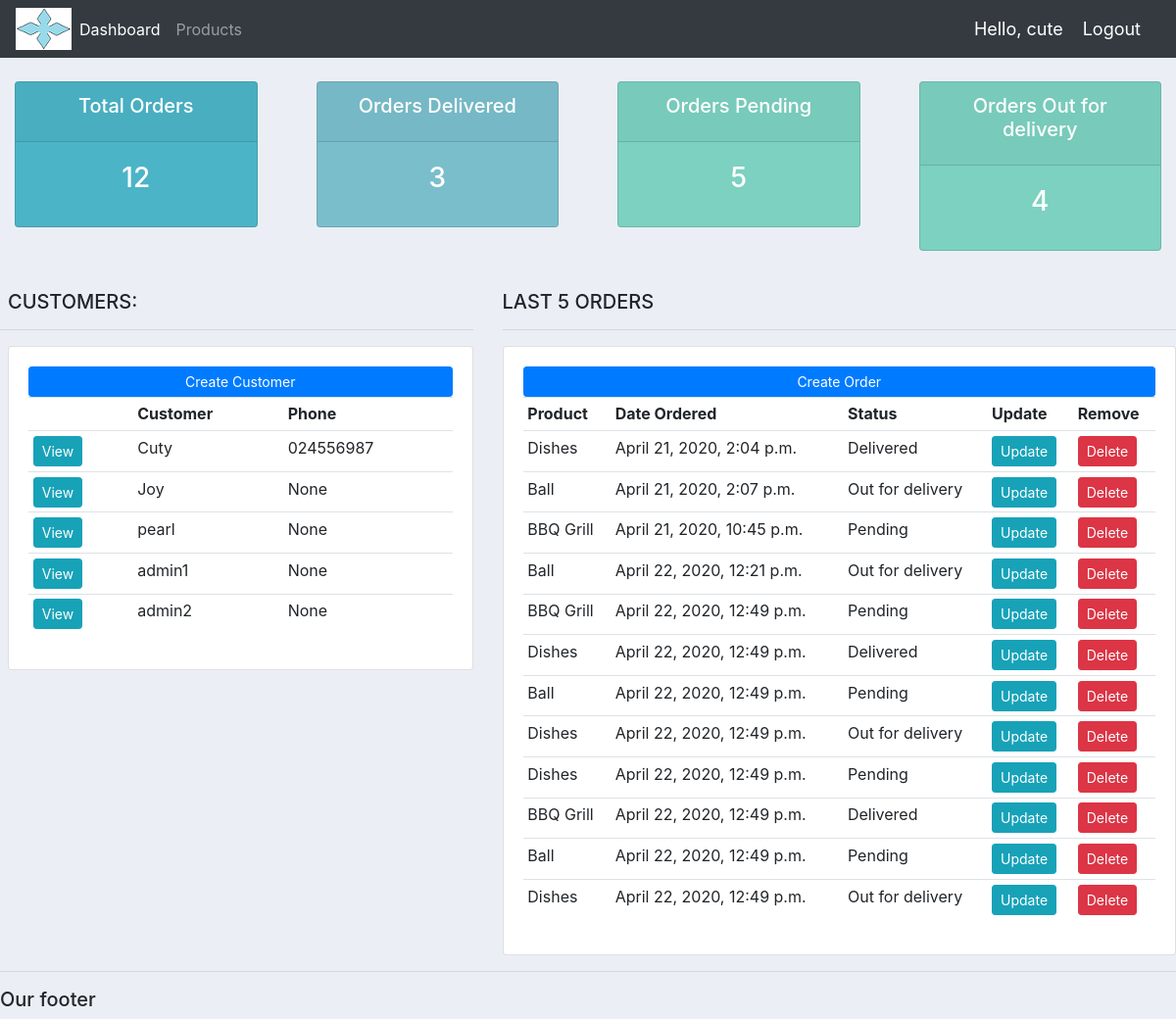
Screenshot of / (signed in) with the database file from the repository.
### accounts/models.py (models this page shows, shortened)
class Customer(models.Model):
    user = models.OneToOneField(User, blank=True, null=True, on_delete=models.CASCADE)
    name = models.CharField(max_length=200, blank=True, null=True)
    phone = models.CharField(max_length=200, blank=True, null=True)
    email = models.CharField(max_length=200, blank=True, null=True)
    profile_pic = models.ImageField(default="profile1.png", blank=True, null=True)
    date_created = models.DateTimeField(auto_now_add=True, blank=True, null=True)

class Order(models.Model):
    STATUS = (
        ('Pending', 'Pending'),
        ('Out for delivery', 'Out for delivery'),
        ('Delivered', 'Delivered')
    )
    customer = models.ForeignKey(Customer, blank=True, null=True, on_delete= models.SET_NULL)
    product = models.ForeignKey(Product, blank=True, null=True, on_delete= models.SET_NULL)
    date_created = models.DateTimeField(auto_now_add=True, blank=True, null=True)
    status = models.CharField(max_length=200, blank=True, null=True, choices=STATUS)
    note = models.CharField(max_length=1000, blank=True, null=True)

class Product(models.Model):
    CATEGORY = (
        ('Indoor', 'Indoor'),
        ('Out Door', 'Out Door')
    )
    name = models.CharField(max_length=200, blank=True, null=True)
    price = models.FloatField(blank=True, null=True)
    category = models.CharField(max_length=200, blank=True, null=True, choices=CATEGORY)
    description = models.CharField(max_length=200, blank=True, null=True)
    date_created = models.DateTimeField(auto_now_add=True, blank=True, null=True)
    tags = models.ManyToManyField(Tag)

### accounts/decorators.py (the view)
    def wrapper_func(request, *args, **kwargs):
        group = None
        if request.user.groups.exists():
            group = request.user.groups.all()[0].name
        if group == 'customer':
            return redirect('user-page')
        if group == 'admin':
            return view_func(request, *args, **kwargs)

### accounts/views.py (called while the page is built)
@login_required(login_url='login')
@admin_only
def home(request):
    customers = Customer.objects.all()
    orders = Order.objects.all()
    total_customers = customers.count()
    total_orders = orders.count()
    delivered = orders.filter(status='Delivered').count()
    pending = orders.filter(status='Pending').count()
    out = orders.filter(status='Out for delivery').count()
    context = {
        'customers': customers,
        'orders': orders,
        'total_customers': total_customers,
        'total_orders': total_orders,
        'delivered': delivered,
        'pending': pending,
        'out': out
    }
    return render(request, "accounts/dashboard.html", context)

### templates/accounts/dashboard.html (shortened to what this page needs)
{% extends "accounts/base.html" %}
{% block content %}
{% include "accounts/status.html" %}
<br>
<div class="row">
    <div class="col-md-5">
        <h5 class="ml-2">CUSTOMERS:</h5>
        <hr>
        <div class="card card-body ml-2">
            <a class="btn btn-primary btn-sm btn-block" href="">Create Customer
            </a>
            <table class="table table-sm">
                <tr>
                    <th></th>
                    <th>Customer</th>
                    <th>Phone</th>
                </tr>
                {% for item in customers %}
                <tr>
                    <th><a class="btn btn-sm btn-info" href="{% url 'customer' item.id %}">View</a></th>
                    <td>{{item.name}}</td>
                    <td>{{item.phone}}</td>
                </tr>
                {% endfor %}
            </table>
        </div>
    </div>
    <div class="col-md-7">
        <h5>LAST 5 ORDERS</h5>
        <hr>
        <div class="card card-body">
            <a class="btn btn-primary btn-sm btn-block" href="{% url 'create_order' %}">Create Order
            </a>
            <table class="table table-sm">
                <tr>
                    <th>Product</th>
                    <th>Date Ordered</th>
                    <th>Status</th>
                    <th>Update</th>
                    <th>Remove</th>
                </tr>
                {% for item in orders %}
                <tr>
                    <td>{{item.product.name}}</td>
                    <td>{{item.date_created}}</td>
                    <td>{{item.status}}</td>
                    <td><a class="btn btn-sm btn-info" href="{% url 'update_order' item.id %}">Update</a></td>
                    <td><a class="btn btn-sm btn-danger" href="{% url 'delete_order' item.id %}">Delete</a></td>
                </tr>
                {% endfor %}
            </table>
        </div>
    </div>
</div>
{% endblock content %}

### templates/accounts/base.html (shortened to what this page needs)
{% load static%}
<!DOCTYPE html>
<html lang="en">
<head>
  <link rel="stylesheet" href="https://maxcdn.bootstrapcdn.com/bootstrap/4.0.0/css/bootstrap.min.css">
  <link rel="stylesheet" type="text/css" href="{% static '/css/base.css' %}">
</head>
<body>
    {% include "accounts/navbar.html" %}
    {% block content %}
    {% endblock content %}
    <hr>
    <h5>Our footer</h5>
</body>
</html>

### templates/accounts/navbar.html (shortened to what this page needs)
{% load static %}
<nav class="navbar navbar-expand-lg navbar-dark bg-dark">
  <img src="{% static '/images/joy_logo1.png' %}">
  <div class="collapse navbar-collapse" id="navbarNav">
    <ul class="navbar-nav">
      {% if request.user.is_staff %}
      <li class="nav-item active">
        <a class="nav-link" href="{% url 'home' %}">Dashboard</a>
      </li>
      <li class="nav-item">
        <a class="nav-link" href="{% url 'products' %}">Products</a>
      </li>
      {% else %}
      <li class="nav-item">
        <a class="nav-link" href="{% url 'account' %}">Settings</a>
      </li>
      {% endif %}
    </ul>
  </div>
  <span class='hello-msg'>Hello, {{request.user}}</span>
  <span><a class='hello-msg' href="{% url 'logout' %}">Logout</a></span>
</nav>

### templates/accounts/status.html
<br>
<div class="row">
    <div class="col">
        <div class="col-md">
            <div class="card text-center text-white mb-3" id="total-orders">
                <div class="card-header">
                    <h5 class="card-title">Total Orders</h5>
                </div>
                <div class="card-body">
                    <h3 class="card-title">{{total_orders}}</h3>
                </div>
            </div>
        </div>
    </div>
    <div class="col">
        <div class="col-md">
            <div class="card text-center text-white mb-3" id="orders-delivered">
                <div class="card-header">
                    <h5 class="card-title">Orders Delivered</h5>
                </div>
                <div class="card-body">
                    <h3 class="card-title">{{delivered}}</h3>
                </div>
            </div>
        </div>
    </div>
    <div class="col">
        <div class="col-md">
            <div class="card text-center text-white mb-3" id="orders-pending">
                <div class="card-header">
                    <h5 class="card-title">Orders Pending</h5>
                </div>
                <div class="card-body">
                    <h3 class="card-title">{{pending}}</h3>
                </div>
            </div>
        </div>
    </div>
    <div class="col">
        <div class="col-md">
            <div class="card text-center text-white mb-3" id="orders-pending">
                <div class="card-header">
                    <h5 class="card-title">Orders Out for delivery</h5>
                </div>
                <div class="card-body">
                    <h3 class="card-title">{{out}}</h3>
                </div>
            </div>
        </div>
    </div>
</div>

### static/css/base.css (style rules this page uses)
body { background-color: #ebeff5; }
#total-orders { background-color: #4cb4c7; }
#orders-delivered { background-color: #7abecc; }
#orders-pending { background-color: #7CD1C0; }

### templates/accounts/navbar.html (style rules this page uses)
.hello-msg { font-size: 18px; color: #fff; margin-right: 20px; }

### rows the page displays
Customer: name "Cuty", phone "024556987"
Customer: name "Joy", phone "None"
Customer: name "pearl", phone "None"
Customer: name "admin1", phone "None"
Customer: name "admin2", phone "None"
Order: product.name "Dishes", date_created "April 21, 2020, 2:04 p.m.", status "Delivered"
Order: product.name "Ball", date_created "April 21, 2020, 2:07 p.m.", status "Out for delivery"
Order: product.name "BBQ Grill", date_created "April 21, 2020, 10:45 p.m.", status "Pending"
Order: product.name "Ball", date_created "April 22, 2020, 12:21 p.m.", status "Out for delivery"
Order: product.name "BBQ Grill", date_created "April 22, 2020, 12:49 p.m.", status "Pending"
Order: product.name "Dishes", date_created "April 22, 2020, 12:49 p.m.", status "Delivered"
Order: product.name "Ball", date_created "April 22, 2020, 12:49 p.m.", status "Pending"
Order: product.name "Dishes", date_created "April 22, 2020, 12:49 p.m.", status "Out for delivery"
Order: product.name "Dishes", date_created "April 22, 2020, 12:49 p.m.", status "Pending"
Order: product.name "BBQ Grill", date_created "April 22, 2020, 12:49 p.m.", status "Delivered"
Order: product.name "Ball", date_created "April 22, 2020, 12:49 p.m.", status "Pending"
Order: product.name "Dishes", date_created "April 22, 2020, 12:49 p.m.", status "Out for delivery"

### other values shown
{{ request.user }} "cute"
{{ total_orders }} "12"
{{ delivered }} "3"
{{ pending }} "5"
{{ out }} "4"
